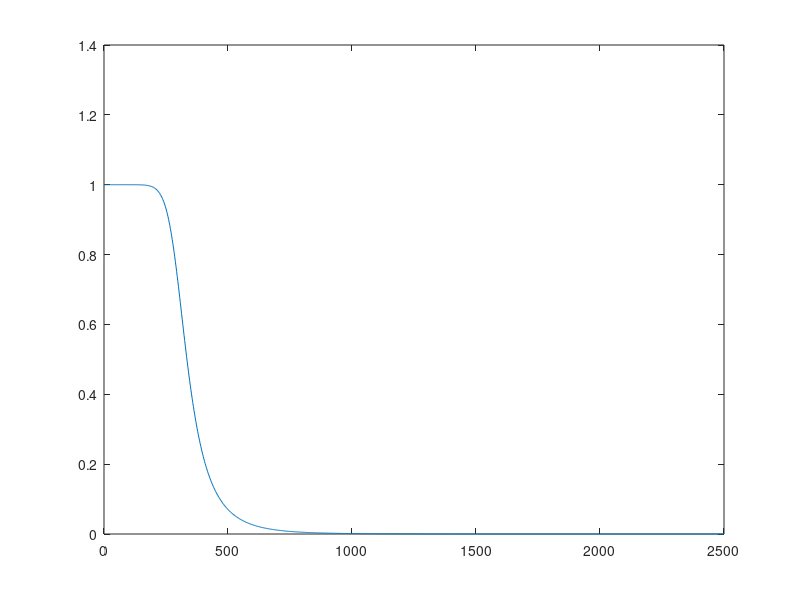

This figure's MATLAB source:
clc;
clear all;
close all;
ap = 3;
as = 20;
fp = 300;
fst = 500;
fs = 5000;
Wp = 2*fp/fs;
Ws = 2*fst/fs;
[n,Wc] = buttord(Wp,Ws,ap,as);
[num Den] = butter(n,Wc,'low');
h = freqz(num,Den,1000)
xaxis = linspace(0,fs/2,length(h))
plot(xaxis,abs(h))